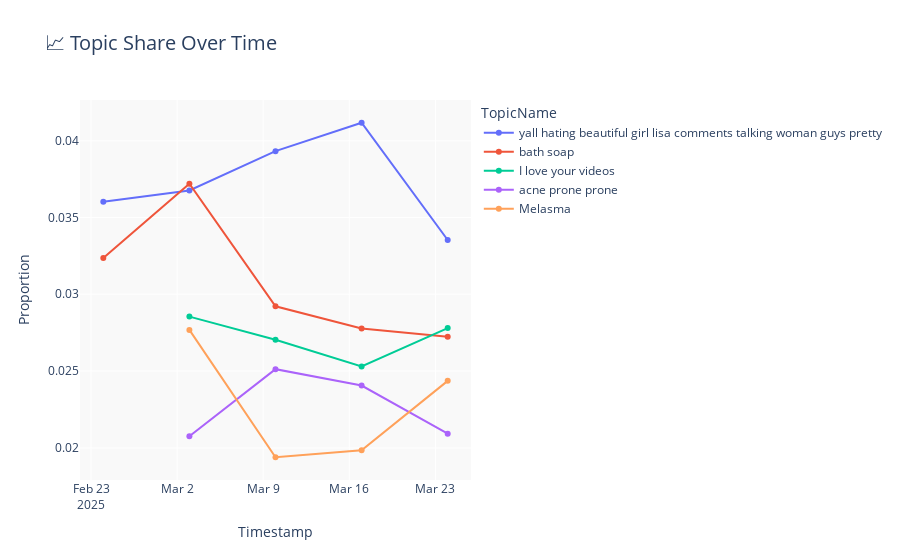

The cell this chart's notebook holds for it:
### Code cell
df7['ShortKeywords'] = df7['Keywords'].apply(lambda x: x[:60] + "..." if len(str(x)) > 60 else x)
df7['ShortExample'] = df7['ExampleComments'].apply(lambda x: x[:100] + "..." if len(str(x)) > 100 else x)

fig_prop = px.line(
    df7.sort_values("Timestamp"),
    x="Timestamp",
    y="Proportion",
    color="TopicName",
    title="📈 Topic Share Over Time",
    markers=True)
fig_prop.update_layout(
    title_font_size=20,
    hovermode="x unified",
    plot_bgcolor="#f9f9f9"

)

### Figure 1 — Plotly figure (JSON) as saved in the notebook; plotly's stock layout.template omitted (floating-point values rounded to 4 significant figures)
{"data": [{"hovertemplate": "TopicName=yall hating beautiful girl lisa comments talking woman guys pretty<br>Timestamp=%{x}<br>Proportion=%{y}<extra></extra>", "legendgroup": "yall hating beautiful girl lisa comments talking woman guys pretty", "line": {"color": "#636efa", "dash": "solid"}, "marker": {"symbol": "circle"}, "mode": "lines+markers", "name": "yall hating beautiful girl lisa comments talking woman guys pretty", "orientation": "v", "showlegend": true, "type": "scatter", "x": ["2025-02-24T00:00:00.000000000", "2025-03-03T00:00:00.000000000", "2025-03-10T00:00:00.000000000", "2025-03-17T00:00:00.000000000", "2025-03-24T00:00:00.000000000"], "xaxis": "x", "y": [0.03602, 0.03676, 0.03932, 0.04117, 0.03353], "yaxis": "y"}, {"hovertemplate": "TopicName=bath soap<br>Timestamp=%{x}<br>Proportion=%{y}<extra></extra>", "legendgroup": "bath soap", "line": {"color": "#EF553B", "dash": "solid"}, "marker": {"symbol": "circle"}, "mode": "lines+markers", "name": "bath soap", "orientation": "v", "showlegend": true, "type": "scatter", "x": ["2025-02-24T00:00:00.000000000", "2025-03-03T00:00:00.000000000", "2025-03-10T00:00:00.000000000", "2025-03-17T00:00:00.000000000", "2025-03-24T00:00:00.000000000"], "xaxis": "x", "y": [0.03236, 0.0372, 0.02922, 0.02778, 0.02723], "yaxis": "y"}, {"hovertemplate": "TopicName=I love your videos<br>Timestamp=%{x}<br>Proportion=%{y}<extra></extra>", "legendgroup": "I love your videos", "line": {"color": "#00cc96", "dash": "solid"}, "marker": {"symbol": "circle"}, "mode": "lines+markers", "name": "I love your videos", "orientation": "v", "showlegend": true, "type": "scatter", "x": ["2025-03-03T00:00:00.000000000", "2025-03-10T00:00:00.000000000", "2025-03-17T00:00:00.000000000", "2025-03-24T00:00:00.000000000"], "xaxis": "x", "y": [0.02855, 0.02703, 0.0253, 0.0278], "yaxis": "y"}, {"hovertemplate": "TopicName=acne prone prone<br>Timestamp=%{x}<br>Proportion=%{y}<extra></extra>", "legendgroup": "acne prone prone", "line": {"color": "#ab63fa", "dash": "solid"}, "marker": {"symbol": "circle"}, "mode": "lines+markers", "name": "acne prone prone", "orientation": "v", "showlegend": true, "type": "scatter", "x": ["2025-03-03T00:00:00.000000000", "2025-03-10T00:00:00.000000000", "2025-03-17T00:00:00.000000000", "2025-03-24T00:00:00.000000000"], "xaxis": "x", "y": [0.02076, 0.02512, 0.02406, 0.02092], "yaxis": "y"}, {"hovertemplate": "TopicName=Melasma<br>Timestamp=%{x}<br>Proportion=%{y}<extra></extra>", "legendgroup": "Melasma", "line": {"color": "#FFA15A", "dash": "solid"}, "marker": {"symbol": "circle"}, "mode": "lines+markers", "name": "Melasma", "orientation": "v", "showlegend": true, "type": "scatter", "x": ["2025-03-03T00:00:00.000000000", "2025-03-10T00:00:00.000000000", "2025-03-17T00:00:00.000000000", "2025-03-24T00:00:00.000000000"], "xaxis": "x", "y": [0.02768, 0.01939, 0.01984, 0.02436], "yaxis": "y"}], "layout": {"hovermode": "x unified", "legend": {"title": {"text": "TopicName"}, "tracegroupgap": 0}, "plot_bgcolor": "#f9f9f9", "title": {"font": {"size": 20}, "text": "📈 Topic Share Over Time"}, "xaxis": {"anchor": "y", "domain": [0, 1], "title": {"text": "Timestamp"}}, "yaxis": {"anchor": "x", "domain": [0, 1], "title": {"text": "Proportion"}}}}
